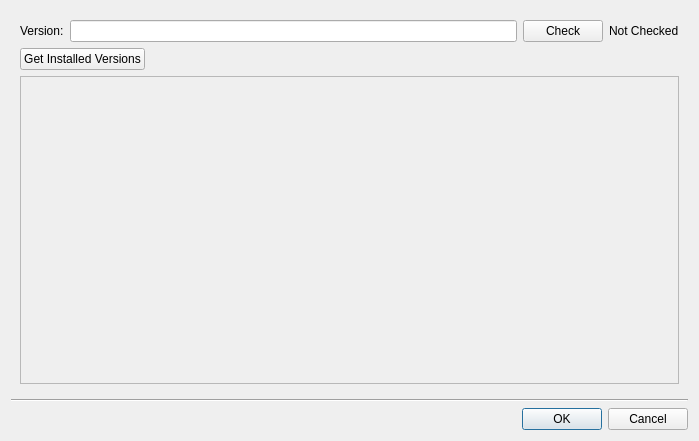
<?xml version="1.0" encoding="UTF-8"?>
<ui version="4.0">
 <class>ApplauncherControlDialog</class>
 <widget class="QDialog" name="ApplauncherControlDialog">
  <property name="geometry">
   <rect>
    <x>0</x>
    <y>0</y>
    <width>699</width>
    <height>441</height>
   </rect>
  </property>
  <property name="windowTitle">
   <string>Add External Storage...</string>
  </property>
  <layout class="QVBoxLayout" name="verticalLayout">
   <item>
    <widget class="QWidget" name="widget" native="true">
     <layout class="QVBoxLayout" name="verticalLayout_2">
      <item>
       <layout class="QHBoxLayout" name="horizontalLayout">
        <item>
         <widget class="QLabel" name="label">
          <property name="text">
           <string>Version:</string>
          </property>
         </widget>
        </item>
        <item>
         <widget class="QLineEdit" name="checkVersionlineEdit"/>
        </item>
        <item>
         <widget class="QPushButton" name="checkVersionButton">
          <property name="text">
           <string>Check</string>
          </property>
         </widget>
        </item>
        <item>
         <widget class="QLabel" name="checkVersionLabel">
          <property name="text">
           <string>Not Checked</string>
          </property>
         </widget>
        </item>
       </layout>
      </item>
      <item>
       <widget class="QPushButton" name="getVersionsButton">
        <property name="sizePolicy">
         <sizepolicy hsizetype="Fixed" vsizetype="Fixed">
          <horstretch>0</horstretch>
          <verstretch>0</verstretch>
         </sizepolicy>
        </property>
        <property name="text">
         <string>Get Installed Versions</string>
        </property>
       </widget>
      </item>
      <item>
       <widget class="QScrollArea" name="scrollArea">
        <property name="widgetResizable">
         <bool>true</bool>
        </property>
        <widget class="QWidget" name="scrollAreaWidgetContents">
         <property name="geometry">
          <rect>
           <x>0</x>
           <y>0</y>
           <width>661</width>
           <height>305</height>
          </rect>
         </property>
         <layout class="QVBoxLayout" name="verticalLayout_3">
          <property name="leftMargin">
           <number>0</number>
          </property>
          <property name="topMargin">
           <number>0</number>
          </property>
          <property name="rightMargin">
           <number>0</number>
          </property>
          <property name="bottomMargin">
           <number>0</number>
          </property>
          <item>
           <widget class="QLabel" name="getVersionsLabel">
            <property name="text">
             <string/>
            </property>
           </widget>
          </item>
         </layout>
        </widget>
       </widget>
      </item>
     </layout>
    </widget>
   </item>
   <item>
    <widget class="Line" name="line">
     <property name="orientation">
      <enum>Qt::Horizontal</enum>
     </property>
    </widget>
   </item>
   <item>
    <widget class="QDialogButtonBox" name="buttonBox">
     <property name="orientation">
      <enum>Qt::Horizontal</enum>
     </property>
     <property name="standardButtons">
      <set>QDialogButtonBox::Cancel|QDialogButtonBox::Ok</set>
     </property>
    </widget>
   </item>
  </layout>
 </widget>
 <resources/>
 <connections/>
</ui>
